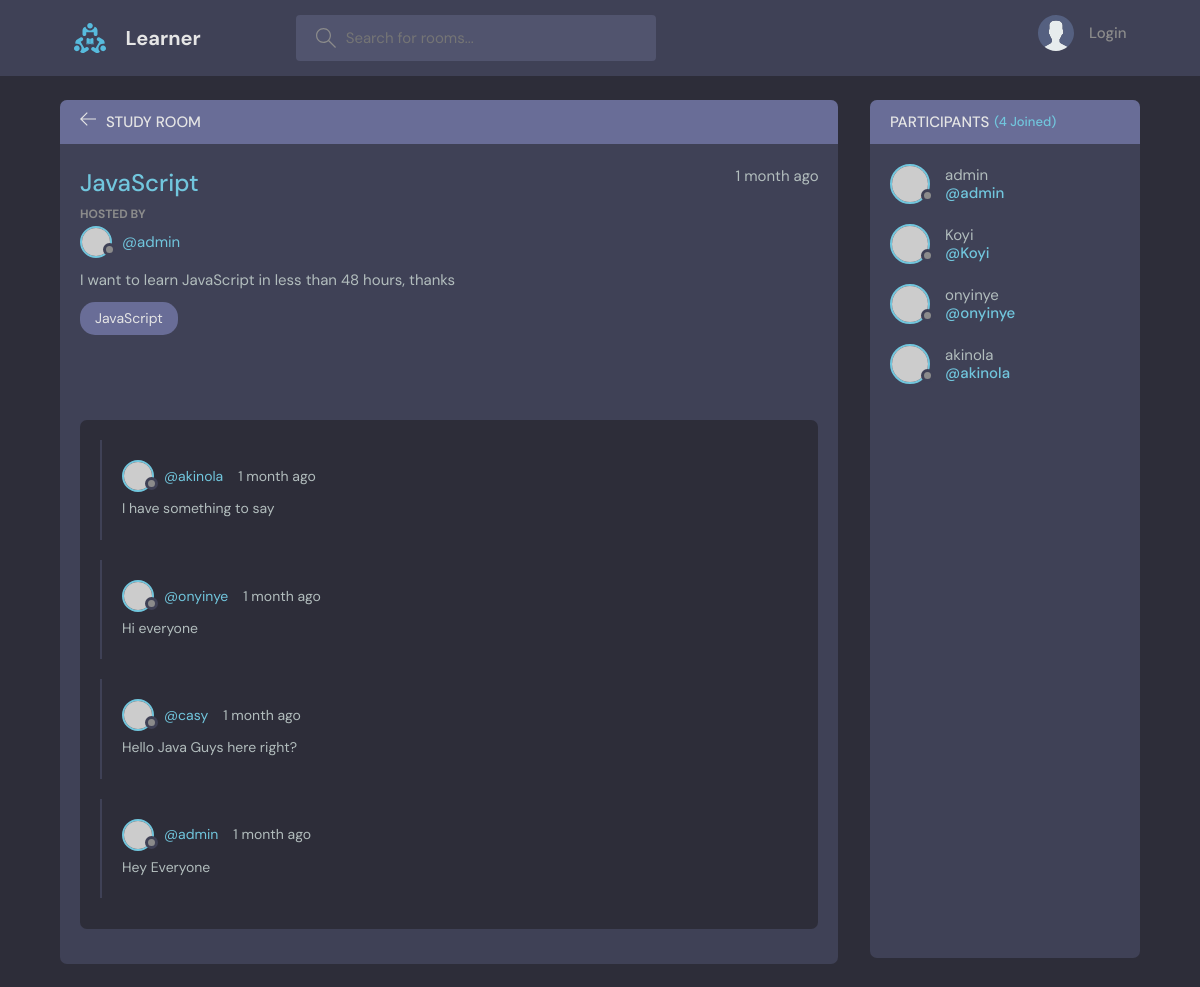
The page /room/1/ on the database its author committed.
### base/models.py (models this page shows, shortened)
class Room(models.Model):
    host = models.ForeignKey(User, on_delete=models.SET_NULL, null=True)
    topic = models.ForeignKey(Topic, on_delete=models.SET_NULL, null=True)
    name = models.CharField(max_length=200)
    description = models.TextField(null=True, blank=True)
    participants = models.ManyToManyField(User, related_name='participants', blank=True)
    created = models.DateTimeField(auto_now_add=True)
    updated = models.DateTimeField(auto_now=True)
    class Meta:
        ordering = ['-updated', '-created']

class Message(models.Model):
    user = models.ForeignKey(User, on_delete=models.CASCADE)
    room = models.ForeignKey(Room, on_delete=models.CASCADE)
    body = models.TextField()
    created = models.DateTimeField(auto_now_add=True)
    updated = models.DateTimeField(auto_now=True)
    class Meta:
        ordering = ['-updated', '-created']

### base/views.py (the view, shortened to what this page needs)
# urls.py: path('room/<str:pk>/', views.room, name="room"),
def room(request, pk):
    room = Room.objects.get(id=pk)
    room_messages = room.message_set.all().order_by('-created')
    participants = room.participants.all()
    context = {'room': room,
               'room_messages': room_messages,
               'participants': participants}
    return render(request, 'base/room.html', context)

### base/templates/base/room.html (shortened to what this page needs)
{% extends 'main.html' %}
{% block content %}
    <main class="profile-page layout layout--2">
      <div class="container">
        <div class="room">
          <div class="room__top">
            <div class="room__topLeft">
              <a href="{% url 'home' %}">
                <svg version="1.1" xmlns="http://www.w3.org/2000/svg" width="32" height="32" viewBox="0 0 32 32">
                  <title>arrow-left</title>
                  <path
                    d="M13.723 2.286l-13.723 13.714 13.719 13.714 1.616-1.611-10.96-10.96h27.625v-2.286h-27.625l10.965-10.965-1.616-1.607z"
                  ></path>
                </svg>
              </a>
              <h3>Study Room</h3>
            </div>
          </div>
          <div class="room__box scroll">
            <div class="room__header scroll">
              <div class="room__info">
                <h3>{{room.name}}</h3>
                <span>{{room.created|timesince}} ago</span>
              </div>
              <div class="room__hosted">
                <p>Hosted By</p>
                <a href="{% url 'user-profile' room.host.id %}" class="room__author">
                  <div class="avatar avatar--small">
                    <img src="https://randomuser.me/api/portraits/men/37.jpg" />
                  </div>
                  <span>@{{room.host}}</span>
                </a>
              </div>
              <div class="room__details">
                {{room.description}}
              </div>
              <span class="room__topics">JavaScript</span>
            </div>
            <div class="room__conversation">
              <div class="threads scroll">
                {% for message in room_messages %}
                <div class="thread">
                  <div class="thread__top">
                    <div class="thread__author">
                      <a href="{% url 'user-profile' message.user.id %}" class="thread__authorInfo">
                        <div class="avatar avatar--small">
                          <img src="https://randomuser.me/api/portraits/men/37.jpg" />
                        </div>
                        <span>@{{message.user.username}}</span>
                      </a>
                      <span class="thread__date">{{ message.created|timesince }} ago</span>
                    </div>
                  </div>
                  <div class="thread__details">
                    {{message.body}}
                  </div>
                </div>
                {% endfor %}
              </div>
            </div>
          </div>
        </div>
        <div class="participants">
          <h3 class="participants__top">Participants <span>({{participants.count}} Joined)</span></h3>
          <div class="participants__list scroll">
            {% for user in participants %}
            <a href="{% url 'user-profile' user.id %}" class="participant">
              <div class="avatar avatar--medium">
                <img src="https://randomuser.me/api/portraits/men/37.jpg" />
              </div>
              <p>
                {{user.username}}
                <span>@{{user.username}}</span>
              </p>
            </a>
            {% endfor %}
          </div>
        </div>
      </div>
    </main>
{% endblock content %}

### rows shown on the page
Room: name "JavaScript", created "1 month", host "admin", description "I want to learn JavaScript in less than 48 hours, thanks"
Message: user.username "akinola", created "1 month", body "I have something to say"
Message: user.username "onyinye", created "1 month", body "Hi everyone"
Message: user.username "casy", created "1 month", body "Hello Java Guys here right?"
Message: user.username "admin", created "1 month", body "Hey Everyone"

### other values the page prints
{{ participants.count }} "4"
{{ user.username }} "admin"
{{ user.username }} "Koyi"
{{ user.username }} "onyinye"
{{ user.username }} "akinola"
